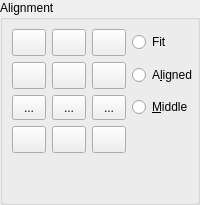
        <widget class="QGroupBox" name="bgAlignment">
         <property name="sizePolicy">
          <sizepolicy hsizetype="Preferred" vsizetype="Preferred">
           <horstretch>0</horstretch>
           <verstretch>0</verstretch>
          </sizepolicy>
         </property>
         <property name="minimumSize">
          <size>
           <width>0</width>
           <height>0</height>
          </size>
         </property>
         <property name="title">
          <string>Alignment</string>
         </property>
         <layout class="QGridLayout">
          <property name="leftMargin">
           <number>9</number>
          </property>
          <property name="topMargin">
           <number>9</number>
          </property>
          <property name="rightMargin">
           <number>0</number>
          </property>
          <property name="bottomMargin">
           <number>9</number>
          </property>
          <property name="horizontalSpacing">
           <number>6</number>
          </property>
          <item row="3" column="0">
           <widget class="QToolButton" name="bBL">
            <property name="sizePolicy">
             <sizepolicy hsizetype="Preferred" vsizetype="Fixed">
              <horstretch>0</horstretch>
              <verstretch>0</verstretch>
             </sizepolicy>
            </property>
            <property name="minimumSize">
             <size>
              <width>25</width>
              <height>25</height>
             </size>
            </property>
            <property name="toolTip">
             <string>Bottom Left</string>
            </property>
            <property name="text">
             <string/>
            </property>
            <property name="icon">
             <iconset resource="../../../../res/icons/icons.qrc">
              <normaloff>:/icons/text_align_bottomleft.lci</normaloff>:/icons/text_align_bottomleft.lci</iconset>
            </property>
            <property name="iconSize">
             <size>
              <width>20</width>
              <height>20</height>
             </size>
            </property>
            <property name="checkable">
             <bool>true</bool>
            </property>
           </widget>
          </item>
          <item row="3" column="1">
           <widget class="QToolButton" name="bBC">
            <property name="sizePolicy">
             <sizepolicy hsizetype="Preferred" vsizetype="Fixed">
              <horstretch>0</horstretch>
              <verstretch>0</verstretch>
             </sizepolicy>
            </property>
            <property name="minimumSize">
             <size>
              <width>25</width>
              <height>25</height>
             </size>
            </property>
            <property name="toolTip">
             <string>Bottom Center</string>
            </property>
            <property name="text">
             <string/>
            </property>
            <property name="icon">
             <iconset resource="../../../../res/icons/icons.qrc">
              <normaloff>:/icons/text_align_bottomcenter.lci</normaloff>:/icons/text_align_bottomcenter.lci</iconset>
            </property>
            <property name="iconSize">
             <size>
              <width>20</width>
              <height>20</height>
             </size>
            </property>
            <property name="checkable">
             <bool>true</bool>
            </property>
           </widget>
          </item>
          <item row="1" column="3">
           <widget class="QRadioButton" name="rbAligned">
            <property name="toolTip">
             <string>Aligned</string>
            </property>
            <property name="text">
             <string>A&amp;ligned</string>
            </property>
            <property name="autoExclusive">
             <bool>false</bool>
            </property>
           </widget>
          </item>
          <item row="1" column="2">
           <widget class="QToolButton" name="bMR">
            <property name="sizePolicy">
             <sizepolicy hsizetype="Preferred" vsizetype="Fixed">
              <horstretch>0</horstretch>
              <verstretch>0</verstretch>
             </sizepolicy>
            </property>
            <property name="minimumSize">
             <size>
              <width>25</width>
              <height>25</height>
             </size>
            </property>
            <property name="toolTip">
             <string>Middle Right</string>
            </property>
            <property name="text">
             <string/>
            </property>
            <property name="icon">
             <iconset resource="../../../../res/icons/icons.qrc">
              <normaloff>:/icons/text_align_middleright.lci</normaloff>:/icons/text_align_middleright.lci</iconset>
            </property>
            <property name="iconSize">
             <size>
              <width>20</width>
              <height>20</height>
             </size>
            </property>
            <property name="checkable">
             <bool>true</bool>
            </property>
           </widget>
          </item>
          <item row="0" column="3">
           <widget class="QRadioButton" name="rbFit">
            <property name="toolTip">
             <string>Fit</string>
            </property>
            <property name="text">
             <string>Fit</string>
            </property>
            <property name="autoExclusive">
             <bool>false</bool>
            </property>
           </widget>
          </item>
          <item row="2" column="1">
           <widget class="QToolButton" name="bLC">
            <property name="sizePolicy">
             <sizepolicy hsizetype="Preferred" vsizetype="Fixed">
              <horstretch>0</horstretch>
              <verstretch>0</verstretch>
             </sizepolicy>
            </property>
            <property name="minimumSize">
             <size>
              <width>25</width>
              <height>25</height>
             </size>
            </property>
            <property name="toolTip">
             <string>Baseline Center</string>
            </property>
            <property name="text">
             <string>...</string>
            </property>
            <property name="icon">
             <iconset resource="../../../../res/icons/icons.qrc">
              <normaloff>:/icons/text_align_baselinecenter.lci</normaloff>:/icons/text_align_baselinecenter.lci</iconset>
            </property>
            <property name="iconSize">
             <size>
              <width>20</width>
              <height>20</height>
             </size>
            </property>
            <property name="checkable">
             <bool>true</bool>
            </property>
           </widget>
          </item>
          <item row="0" column="0">
           <widget class="QToolButton" name="bTL">
            <property name="sizePolicy">
             <sizepolicy hsizetype="Preferred" vsizetype="Fixed">
              <horstretch>0</horstretch>
              <verstretch>0</verstretch>
             </sizepolicy>
            </property>
            <property name="minimumSize">
             <size>
              <width>25</width>
              <height>25</height>
             </size>
            </property>
            <property name="toolTip">
             <string>Top Left</string>
            </property>
            <property name="text">
             <string/>
            </property>
            <property name="icon">
             <iconset resource="../../../../res/icons/icons.qrc">
              <normaloff>:/icons/text_align_topleft.lci</normaloff>:/icons/text_align_topleft.lci</iconset>
            </property>
            <property name="iconSize">
             <size>
              <width>20</width>
              <height>20</height>
             </size>
            </property>
            <property name="checkable">
             <bool>true</bool>
            </property>
           </widget>
          </item>
          <item row="2" column="3">
           <widget class="QRadioButton" name="rbMiddle">
            <property name="toolTip">
             <string>Middle</string>
            </property>
            <property name="text">
             <string>&amp;Middle</string>
            </property>
            <property name="autoExclusive">
             <bool>false</bool>
            </property>
           </widget>
          </item>
          <item row="1" column="0">
           <widget class="QToolButton" name="bML">
            <property name="sizePolicy">
             <sizepolicy hsizetype="Preferred" vsizetype="Fixed">
              <horstretch>0</horstretch>
              <verstretch>0</verstretch>
             </sizepolicy>
            </property>
            <property name="minimumSize">
             <size>
              <width>25</width>
              <height>25</height>
             </size>
            </property>
            <property name="toolTip">
             <string>Middle Left</string>
            </property>
            <property name="text">
             <string/>
            </property>
            <property name="icon">
             <iconset resource="../../../../res/icons/icons.qrc">
              <normaloff>:/icons/text_align_middleleft.lci</normaloff>:/icons/text_align_middleleft.lci</iconset>
            </property>
            <property name="iconSize">
             <size>
              <width>20</width>
              <height>20</height>
             </size>
            </property>
            <property name="checkable">
             <bool>true</bool>
            </property>
           </widget>
          </item>
          <item row="2" column="2">
           <widget class="QToolButton" name="bLR">
            <property name="sizePolicy">
             <sizepolicy hsizetype="Preferred" vsizetype="Fixed">
              <horstretch>0</horstretch>
              <verstretch>0</verstretch>
             </sizepolicy>
            </property>
            <property name="minimumSize">
             <size>
              <width>25</width>
              <height>25</height>
             </size>
            </property>
            <property name="toolTip">
             <string>Baseline Right</string>
            </property>
            <property name="text">
             <string>...</string>
            </property>
            <property name="icon">
             <iconset resource="../../../../res/icons/icons.qrc">
              <normaloff>:/icons/text_align_baselineright.lci</normaloff>:/icons/text_align_baselineright.lci</iconset>
            </property>
            <property name="iconSize">
             <size>
              <width>20</width>
              <height>20</height>
             </size>
            </property>
            <property name="checkable">
             <bool>true</bool>
            </property>
           </widget>
          </item>
          <item row="0" column="1">
           <widget class="QToolButton" name="bTC">
            <property name="sizePolicy">
             <sizepolicy hsizetype="Preferred" vsizetype="Fixed">
              <horstretch>0</horstretch>
              <verstretch>0</verstretch>
             </sizepolicy>
            </property>
            <property name="minimumSize">
             <size>
              <width>25</width>
              <height>25</height>
             </size>
            </property>
            <property name="toolTip">
             <string>Top Center</string>
            </property>
            <property name="text">
             <string/>
            </property>
            <property name="icon">
             <iconset resource="../../../../res/icons/icons.qrc">
              <normaloff>:/icons/text_align_topcenter.lci</normaloff>:/icons/text_align_topcenter.lci</iconset>
            </property>
            <property name="iconSize">
             <size>
              <width>20</width>
              <height>20</height>
             </size>
            </property>
            <property name="checkable">
             <bool>true</bool>
            </property>
           </widget>
          </item>
          <item row="1" column="1">
           <widget class="QToolButton" name="bMC">
            <property name="sizePolicy">
             <sizepolicy hsizetype="Preferred" vsizetype="Fixed">
              <horstretch>0</horstretch>
              <verstretch>0</verstretch>
             </sizepolicy>
            </property>
            <property name="minimumSize">
             <size>
              <width>25</width>
              <height>25</height>
             </size>
            </property>
            <property name="toolTip">
             <string>Middle Center</string>
            </property>
            <property name="text">
             <string/>
            </property>
            <property name="icon">
             <iconset resource="../../../../res/icons/icons.qrc">
              <normaloff>:/icons/text_align_middlecenter.lci</normaloff>:/icons/text_align_middlecenter.lci</iconset>
            </property>
            <property name="iconSize">
             <size>
              <width>20</width>
              <height>20</height>
             </size>
            </property>
            <property name="checkable">
             <bool>true</bool>
            </property>
           </widget>
          </item>
          <item row="3" column="2">
           <widget class="QToolButton" name="bBR">
            <property name="sizePolicy">
             <sizepolicy hsizetype="Preferred" vsizetype="Fixed">
              <horstretch>0</horstretch>
              <verstretch>0</verstretch>
             </sizepolicy>
            </property>
            <property name="minimumSize">
             <size>
              <width>25</width>
              <height>25</height>
             </size>
            </property>
            <property name="toolTip">
             <string>Bottom Right</string>
            </property>
            <property name="text">
             <string/>
            </property>
            <property name="icon">
             <iconset resource="../../../../res/icons/icons.qrc">
              <normaloff>:/icons/text_align_bottomright.lci</normaloff>:/icons/text_align_bottomright.lci</iconset>
            </property>
            <property name="iconSize">
             <size>
              <width>20</width>
              <height>20</height>
             </size>
            </property>
            <property name="checkable">
             <bool>true</bool>
            </property>
           </widget>
          </item>
          <item row="2" column="0">
           <widget class="QToolButton" name="bLL">
            <property name="sizePolicy">
             <sizepolicy hsizetype="Preferred" vsizetype="Fixed">
              <horstretch>0</horstretch>
              <verstretch>0</verstretch>
             </sizepolicy>
            </property>
            <property name="minimumSize">
             <size>
              <width>25</width>
              <height>25</height>
             </size>
            </property>
            <property name="toolTip">
             <string>Baseline Left</string>
            </property>
            <property name="text">
             <string>...</string>
            </property>
            <property name="icon">
             <iconset resource="../../../../res/icons/icons.qrc">
              <normaloff>:/icons/text_align_baselineleft.lci</normaloff>:/icons/text_align_baselineleft.lci</iconset>
            </property>
            <property name="iconSize">
             <size>
              <width>20</width>
              <height>20</height>
             </size>
            </property>
            <property name="checkable">
             <bool>true</bool>
            </property>
           </widget>
          </item>
          <item row="0" column="2">
           <widget class="QToolButton" name="bTR">
            <property name="sizePolicy">
             <sizepolicy hsizetype="Preferred" vsizetype="Fixed">
              <horstretch>0</horstretch>
              <verstretch>0</verstretch>
             </sizepolicy>
            </property>
            <property name="minimumSize">
             <size>
              <width>25</width>
              <height>25</height>
             </size>
            </property>
            <property name="toolTip">
             <string>Top Right</string>
            </property>
            <property name="text">
             <string/>
            </property>
            <property name="icon">
             <iconset resource="../../../../res/icons/icons.qrc">
              <normaloff>:/icons/text_align_topright.lci</normaloff>:/icons/text_align_topright.lci</iconset>
            </property>
            <property name="iconSize">
             <size>
              <width>20</width>
              <height>20</height>
             </size>
            </property>
            <property name="checkable">
             <bool>true</bool>
            </property>
           </widget>
          </item>
          <item row="5" column="2">
           <spacer name="verticalSpacer">
            <property name="orientation">
             <enum>Qt::Vertical</enum>
            </property>
            <property name="sizeHint" stdset="0">
             <size>
              <width>20</width>
              <height>40</height>
             </size>
            </property>
           </spacer>
          </item>
         </layout>
        </widget>
